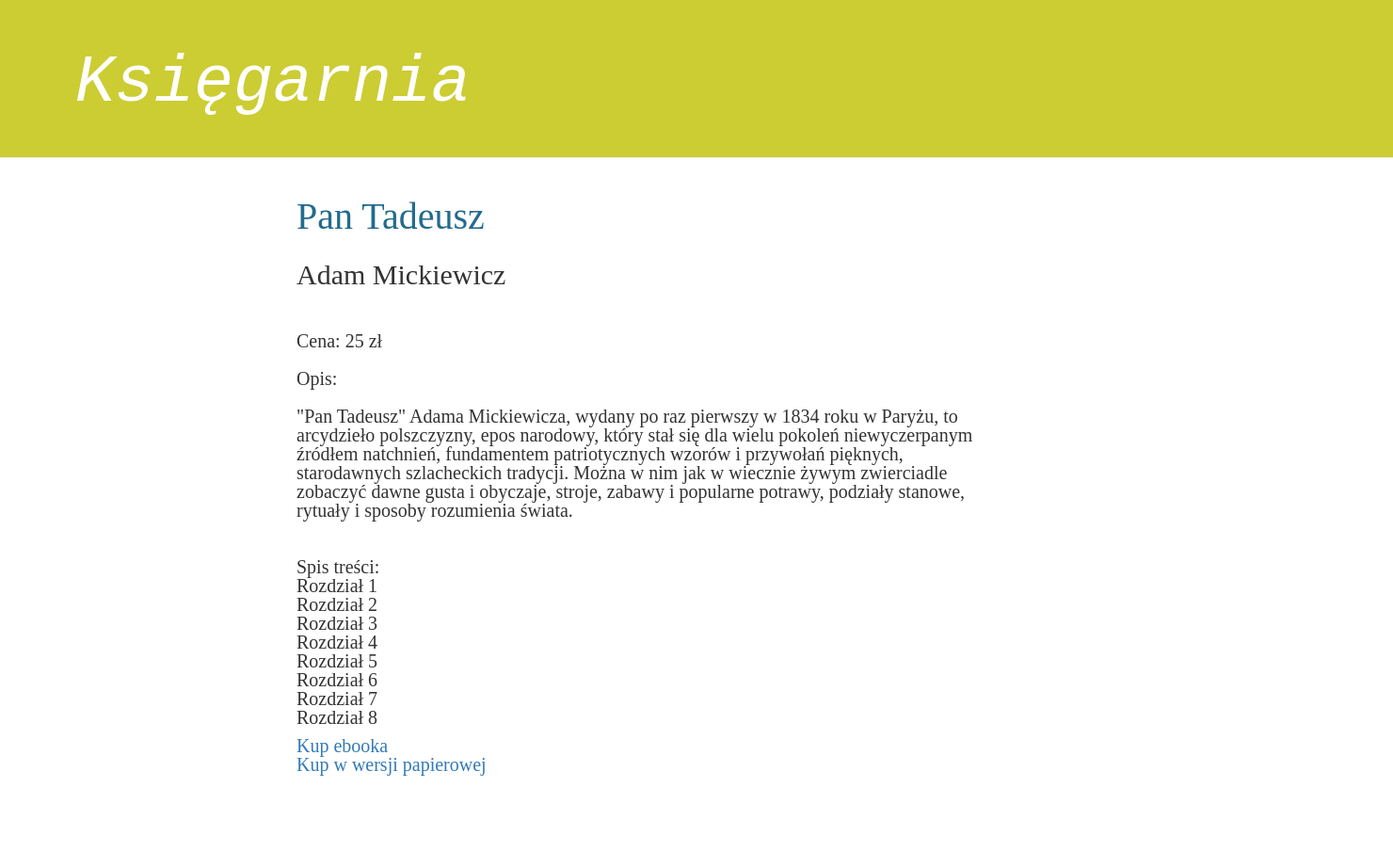
/book/2/, run on the app's committed database.
### sklep/models.py (models this page shows, shortened)
class Book(models.Model):
	author = models.CharField(max_length=50)
	title = models.CharField(max_length=70)
	description = models.TextField()
	tableOfContents = models.TextField()
	price = models.IntegerField()
	ebook = models.CharField(max_length=30)
	paper = models.CharField(max_length=30)
	graphics = models.TextField()
	published_date = models.DateTimeField(blank=True, null=True)

### sklep/views.py (the view)
# urls.py: url(r'^book/(?P<pk>[0-9]+)/$', views.book_detail, name='book_detail'),
def book_detail(request, pk):
    book = get_object_or_404(Book, pk=pk)
    return render(request, 'sklep/book_detail.html', {'book': book})

### sklep/templates/sklep/book_detail.html
{% extends 'sklep/base.html' %}
{% block content %}
    <div class="book">
        <h1>{{ book.title }}</h1>
		<div class="author"><br>{{ book.author }}</br></div>
		<div class="price"><br><br>Cena: {{ book.price }} zł</br></br><div>
        <div class="description"><p>Opis:<br><br>{{ book.description|linebreaksbr }}</br></br></p></div>
		<p>Spis treści: <br>{{ book.tableOfContents|linebreaksbr }}</br></p>
		<a href="{% url 'shop_detail'%}">{{ book.ebook}}</a>
		<br><a href="{% url 'shop_detail'%}">{{ book.paper}}</a></br>
    </div>
{% endblock %}

### static/css/sklep.css (style rules this page uses)
.book { margin-bottom: 10rem; line-height: 2rem; font-family: Verdana; }
.price { font-size: 2rem; margin-bottom: 1rem; }
.author { font-size: 3rem; margin-bottom: 1rem; }
.book h1 { font-size: 4rem; color: #236B8E; margin-bottom: 1rem; }
.book p { font-size: 2rem; margin-bottom: 1rem; }
.book author a:visited,. book author a:visited, { font-size: 2rem; margin-bottom: 1rem; }
.description { font-size: 2rem; margin-bottom: 2rem; }

### data on the page
Book: title "Pan Tadeusz", author "Adam Mickiewicz", price "25", description "\"Pan Tadeusz\" Adama Mickiewicza, wydany po raz pierwszy w 1834 roku w Paryżu, to arcydzieło polszczyzny, epos narodowy, który stał się dla wielu pokoleń niewyczerpanym źródłem natchnień, fundamentem patriotycznych wzorów i przywołań pięknych, starodawnych szlacheckich tradycji. Można w nim jak w wiecznie żywym zwierciadle zobaczyć dawne gusta i obyczaje, stroje, zabawy i popularne potrawy, podziały stanowe, rytuały i sposoby rozumienia świata.", tableOfContents "Rozdział 1 Rozdział 2 Rozdział 3 Rozdział 4 Rozdział 5 Rozdział 6 Rozdział 7 Rozdział 8", ebook "Kup ebooka", paper "Kup w wersji papierowej"
